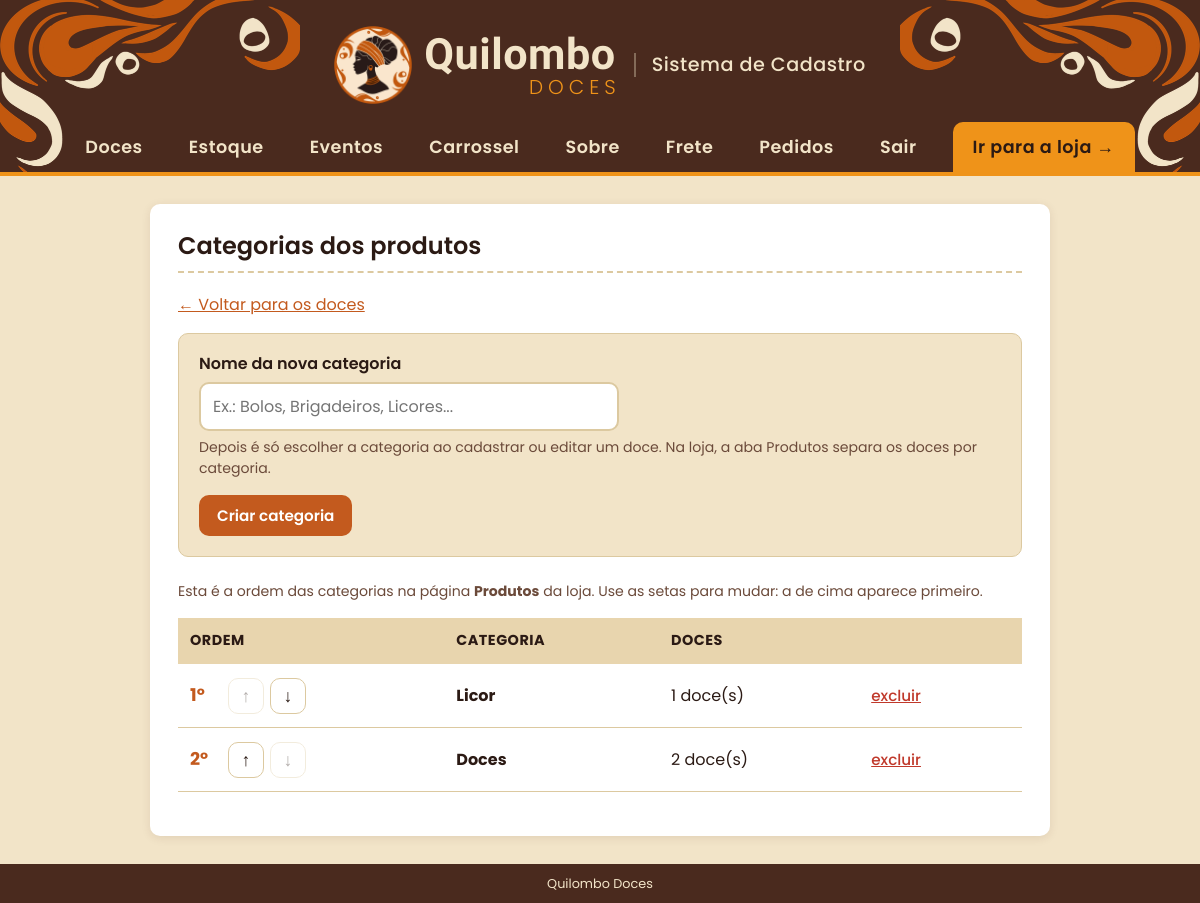
The page /categorias (signed in) on the database its author committed.
### tables this page shows
CREATE TABLE categorias (
                id    INTEGER PRIMARY KEY AUTOINCREMENT,
                nome  TEXT    NOT NULL
            , posicao INTEGER NOT NULL DEFAULT 0);

### app.py (the view, shortened to what this page needs)
@app.route("/categorias", methods=["GET", "POST"])
def categorias():
    conn = conectar_banco()
    erro = ""
    nome = ""
    lista = conn.execute(
        'SELECT categorias.*, COUNT(doces.id) AS qtd FROM categorias '
        'LEFT JOIN doces ON doces.categoria_id = categorias.id '
        'GROUP BY categorias.id ORDER BY categorias.posicao, categorias.nome').fetchall()
    conn.close()
    return render_template("categorias.html", categorias=lista, erro=erro,
                           nome=nome, msg=request.args.get("msg", "")), (400 if erro else 200)

### app.py (called while the page is built)
@app.context_processor
def dados_globais():
    return {
        "qtd_carrinho": sum(session.get("carrinho", {}).values()),
        "whatsapp": WHATSAPP,
        "pedidos_pendentes": contar_pedidos_pendentes(),
        "cliente": cliente_atual(),      # cliente logado na loja (ou None)
    }

def contar_pedidos_pendentes():
    conn = conectar_banco()
    qtd = conn.execute(
        "SELECT COUNT(*) FROM pedidos WHERE status = 'informado'").fetchone()[0]
    conn.close()
    return qtd

@app.before_request
def proteger_admin():
    endpoint = request.endpoint or ""
    if (not endpoint                            # pagina que nao existe: mostra o erro 404
            or endpoint.startswith("loja")
            or endpoint.startswith("contas.")
            or endpoint in PAGINAS_PUBLICAS
            or session.get("admin_id")):
        return None
    if endpoint == "listar":
        return redirect(url_for("loja"))
    proximo = request.path if request.method == "GET" else ""
    return redirect(url_for("admin_entrar", proximo=proximo))

### contas.py (called while the page is built, shortened)
def cliente_atual():
    id_cliente = session.get("cliente_id")
    if not id_cliente:
        return None

@contas.before_app_request
def exigir_email():
    endpoint = request.endpoint or ""
    if not (endpoint.startswith("loja") or endpoint.startswith("contas.")):
        return None                         # area do admin, arquivos etc.

### templates/categorias.html (shortened to what this page needs)
{% extends "base.html" %}
{% block conteudo %}
  <h2>Categorias dos produtos</h2>
  <p><a href="{{ url_for('listar') }}">&larr; Voltar para os doces</a></p>
  <form class="caixa-envio" method="post" action="{{ url_for('categorias') }}">
    <p>
      <label for="nome">Nome da nova categoria</label>
      <input type="text" id="nome" name="nome" value="{{ nome }}"
             placeholder="Ex.: Bolos, Brigadeiros, Licores...">
      <span class="dica">Depois é só escolher a categoria ao cadastrar ou editar um doce.
        Na loja, a aba Produtos separa os doces por categoria.</span>
    </p>
    <button type="submit" class="botao">Criar categoria</button>
  </form>
  {% if categorias %}
    <p class="dica">Esta é a ordem das categorias na página <b>Produtos</b> da loja.
       Use as setas para mudar: a de cima aparece primeiro.</p>
    <table>
      <tr>
        <th>Ordem</th>
        <th>Categoria</th>
        <th>Doces</th>
        <th></th>
      </tr>
      {% for c in categorias %}
        <tr>
          <td>
            <div class="ordem-categoria">
              <span class="secao-posicao">{{ loop.index }}º</span>
              <form method="post" action="{{ url_for('mover_categoria', id_categoria=c['id'], direcao='subir') }}">
                <button type="submit" class="seta-ordem" title="Subir" aria-label="Subir {{ c['nome'] }}"
                        {% if loop.first %}disabled{% endif %}>&uarr;</button>
              </form>
              <form method="post" action="{{ url_for('mover_categoria', id_categoria=c['id'], direcao='descer') }}">
                <button type="submit" class="seta-ordem" title="Descer" aria-label="Descer {{ c['nome'] }}"
                        {% if loop.last %}disabled{% endif %}>&darr;</button>
              </form>
            </div>
          </td>
          <td><b>{{ c['nome'] }}</b></td>
          <td>{{ c['qtd'] }} doce(s)</td>
          <td>
            <form method="post" action="{{ url_for('excluir_categoria', id_categoria=c['id']) }}"
                  onsubmit="return confirm('Excluir a categoria {{ c['nome'] }}? Os doces dela continuam cadastrados, só ficam sem categoria.');">
              <button type="submit" class="link-perigo">excluir</button>
            </form>
          </td>
        </tr>
      {% endfor %}
    </table>
  {% else %}
    <p class="vazio">Nenhuma categoria criada ainda.</p>
  {% endif %}
{% endblock %}

### static/estilo.css (style rules this page uses)
:root { --areia: #f2e4c8; --areia-escura: #e8d5ae; --cacau: #2b1a14; --raiz: #4a2a1e; --cacau-2: #2b1a14; --terracota: #c35a1e; --terracota-hover: #4a2a1e; --ouro: #ef9319; --ouro-hover: #d6820f; --verde: #25d366; --verde-hover: #1da851; --perigo: #c0392b; --sucesso-bg: #e8f6ec; --sucesso-txt: #1e6b3a; --erro-bg: #fdecea; --branco: #ffffff; --borda: #dcc9a0; --texto-suave: #6b4a3a; --raio: 10px; --raio-grande: 12px; --sombra: 0 2px 10px rgba(74, 42, 30, 0.10); --sombra-forte: 0 8px 20px rgba(74, 42, 30, 0.18); --fonte-texto: "Poppins", Arial, sans-serif; --fonte-marca: "Kaushan Script", cursive; }
* { box-sizing: border-box; }
body { margin: 0; font-family: var(--fonte-texto); font-size: 16px; line-height: 1.5; color: var(--cacau); background: var(--areia); min-height: 100vh; display: flex; flex-direction: column; }
h1, h2, h3 { font-family: var(--fonte-texto); font-weight: 600; line-height: 1.2; }
a { color: var(--terracota); }
.dica { display: block; color: var(--texto-suave); font-size: 0.88rem; margin-top: 6px; }
main h2 { margin-top: 0; padding-bottom: 10px; border-bottom: 2px dashed var(--borda); }
table { width: 100%; border-collapse: collapse; margin: 16px 0; }
th { text-align: left; background: var(--areia-escura); padding: 12px; font-size: 0.9rem; text-transform: uppercase; letter-spacing: 0.5px; }
td { padding: 12px; border-bottom: 1px solid var(--borda); vertical-align: middle; word-break: break-word; max-width: 400px; }
td form { display: inline-block; margin: 4px 2px; }
button, .botao, .btn-whatsapp { font-family: inherit; font-size: 0.95rem; font-weight: 600; border: none; border-radius: var(--raio); padding: 9px 18px; cursor: pointer; text-decoration: none; display: inline-block; transition: background 0.2s, transform 0.1s; }
button { background: var(--raiz); color: var(--areia); }
.botao { background: var(--terracota); color: var(--branco); }
.caixa-envio .botao { margin-bottom: 16px; }
.link-perigo { background: none; color: var(--perigo); padding: 4px 6px; text-decoration: underline; font-weight: 500; }
form p { margin: 0 0 16px; }
label { display: block; font-weight: 600; margin-bottom: 6px; }
input[type="text"], input[type="password"], input[type="number"], input[type="date"], textarea { width: 100%; max-width: 420px; padding: 10px 12px; font-family: inherit; font-size: 1rem; color: var(--cacau); background: var(--areia); border: 2px solid var(--borda); border-radius: var(--raio); transition: border-color 0.2s, box-shadow 0.2s; }
.caixa-envio { padding: 18px 20px 4px; margin-bottom: 24px; background: var(--areia); border: 1px solid var(--borda); border-radius: var(--raio); }
.caixa-envio input[type="file"], .caixa-envio input[type="text"] { background: var(--branco); }
.secao-posicao { font-weight: 700; font-size: 1.1rem; color: var(--terracota); min-width: 32px; }
.seta-ordem { width: 36px; height: 36px; padding: 0; font-size: 1.1rem; background: #fff; color: var(--cacau); border: 1px solid var(--borda); }
.seta-ordem:disabled { opacity: 0.35; cursor: default; }
.ordem-categoria { display: flex; align-items: center; gap: 6px; }
.ordem-categoria form { margin: 0; }

### rows shown on the page
categorias: nome "Licor", qtd "1"
categorias: nome "Doces", qtd "2"
